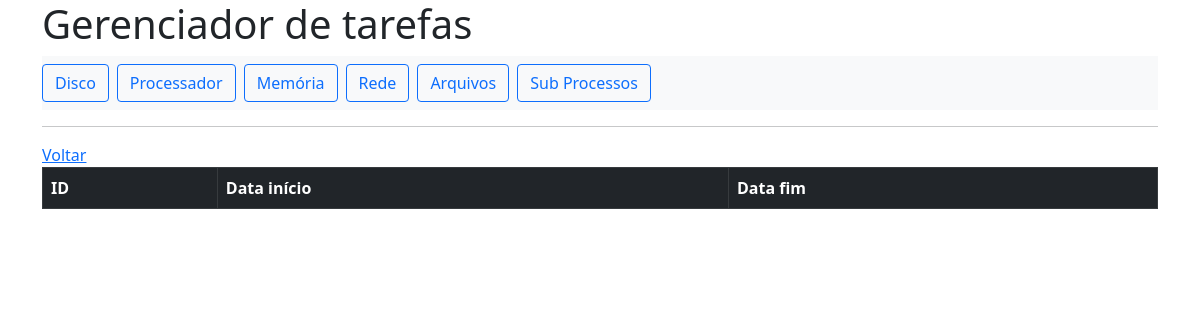
/arquivos/logArquivos/, run on an earlier commit of the app's database.
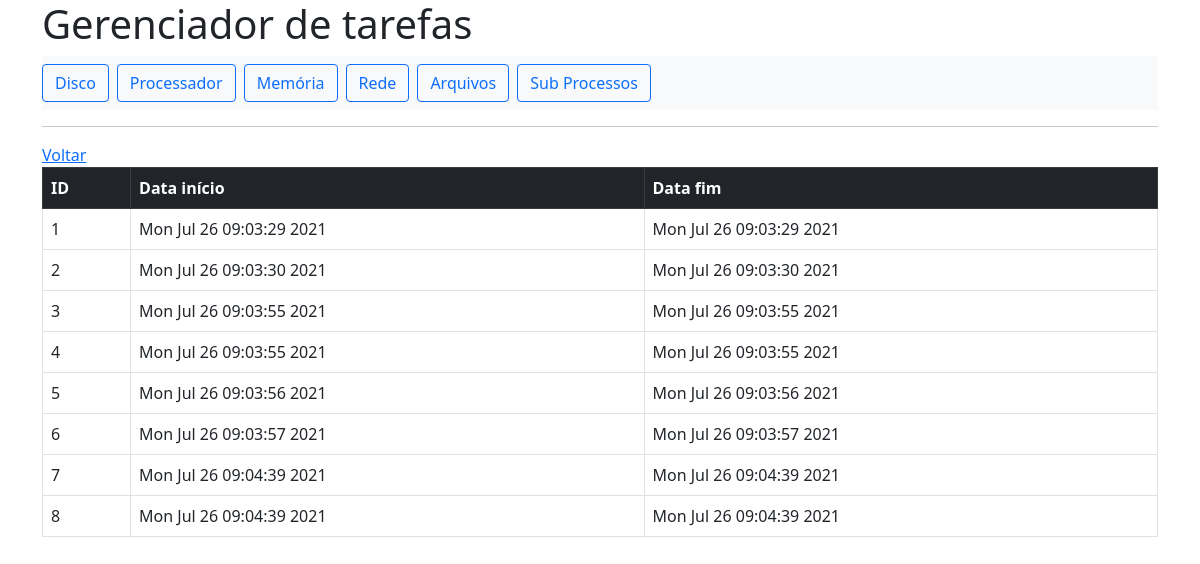
And on a later commit of the database.
### gerenciador_de_tarefas/models.py (models this page shows)
class SchedTime(models.Model):
    start_time = models.CharField(max_length=200)
    stop_time = models.CharField(max_length=200)

### gerenciador_de_tarefas/views.py (the view)
# urls.py: path('arquivos/logArquivos/', views.logArquivos, name='log_arquivos'),
def logArquivos(request):
    listaInformacoes = []
    for s in SchedTime.objects.values_list('id', 'start_time', 'stop_time'):
        dict = {
            'id': s[0],
            'start_time': s[1],
            'stop_time': s[2]
        }
        listaInformacoes.append(dict)
    template = loader.get_template('log_arquivos.html')
    context = {
        'scheds': listaInformacoes
    }
    return HttpResponse(template.render(context, request))

### gerenciador_de_tarefas/templates/log_arquivos.html
{% extends 'base.html' %} {% block content %}
<a href="{% url 'arquivos'%}">Voltar</a>
<table class="table table-bordered">
  <thead class="table-dark">
    <tr>
      <th scope="col">ID</th>
      <th scope="col">Data início</th>
      <th scope="col">Data fim</th>
    </tr>
  </thead>
  <tbody>
    {% for sched in scheds %}
    <tr>
      <td>{{sched.id}}</td>
      <td>{{sched.start_time}}</td>
      <td>{{sched.stop_time}}</td>
    </tr>
    {% endfor %}
  </tbody>
</table>
{% endblock%}

### gerenciador_de_tarefas/templates/base.html (shortened to what this page needs)
<!DOCTYPE html>
<html>
<head>
  <link href="https://cdn.jsdelivr.net/npm/bootstrap@5.0.1/dist/css/bootstrap.min.css" rel="stylesheet"
>
</head>
<body>
  <div class="container">
    <h1>Gerenciador de tarefas</h1>
    <header class="abas">
      <nav class="navbar navbar-expand-lg navbar-light bg-light">
        <div class="collapse navbar-collapse" id="navbarNavAltMarkup">
          <div class="navbar-nav">
            <div>
              <a class="btn btn-outline-primary me-md-2" role="button" href="{% url 'index' %}">Disco</a>
            </div>
            <div>
              <a class="btn btn-outline-primary me-md-2" role="button" href="{% url 'processador' %}">Processador</a>
            </div>
            <div>
              <a class="btn btn-outline-primary me-md-2" role="button" href="{% url 'memoria' %}">Memória</a>
            </div>
            <div>
              <a class="btn btn-outline-primary me-md-2" role="button" href="{% url 'rede' %}">Rede</a>
            </div>
            <div>
              <a class="btn btn-outline-primary me-md-2" role="button" href="{% url 'arquivos' %}">Arquivos</a>
            </div>
            <div>
              <a class="btn btn-outline-primary" role="button" href="{% url 'sub_processos' %}">Sub Processos</a>
            </div>
          </div>
      </nav>
      <hr>
    </header>
    <main>
      {% block content %}
      {% endblock %}
    </main>
  </div>
</body>
</html>

What changed in the data, as far as the page shows it:
added SchedTime: start_time "Mon Jul 26 09:03:29 2021", stop_time "Mon Jul 26 09:03:29 2021"
added SchedTime: start_time "Mon Jul 26 09:03:30 2021", stop_time "Mon Jul 26 09:03:30 2021"
added SchedTime: start_time "Mon Jul 26 09:03:55 2021", stop_time "Mon Jul 26 09:03:55 2021"
added SchedTime: start_time "Mon Jul 26 09:03:55 2021", stop_time "Mon Jul 26 09:03:55 2021"
added SchedTime: start_time "Mon Jul 26 09:03:56 2021", stop_time "Mon Jul 26 09:03:56 2021"
added SchedTime: start_time "Mon Jul 26 09:03:57 2021", stop_time "Mon Jul 26 09:03:57 2021"
added SchedTime: start_time "Mon Jul 26 09:04:39 2021", stop_time "Mon Jul 26 09:04:39 2021"
added SchedTime: start_time "Mon Jul 26 09:04:39 2021", stop_time "Mon Jul 26 09:04:39 2021"
Also different on the page:
new list line: "1"
new list line: "2"
new list line: "3"
new list line: "4"
new list line: "5"
new list line: "6"
new list line: "7"
new list line: "8"
